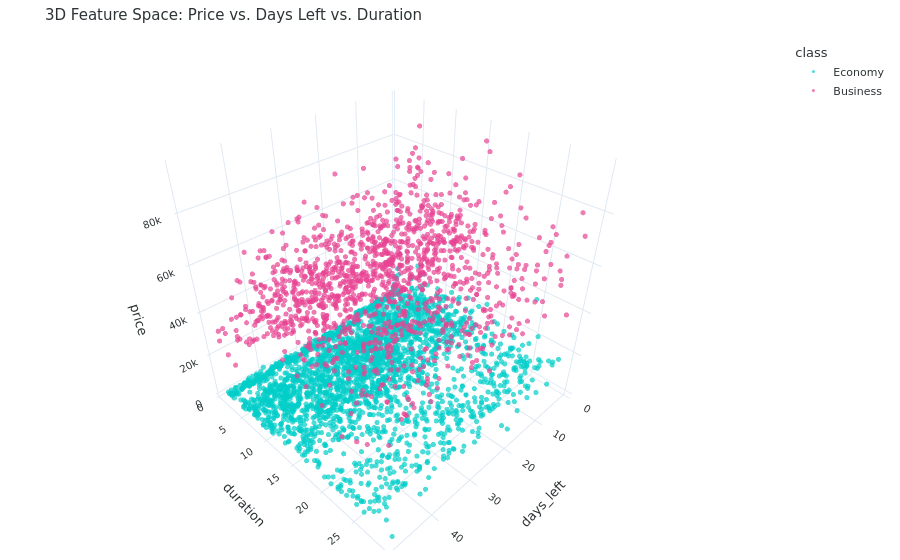
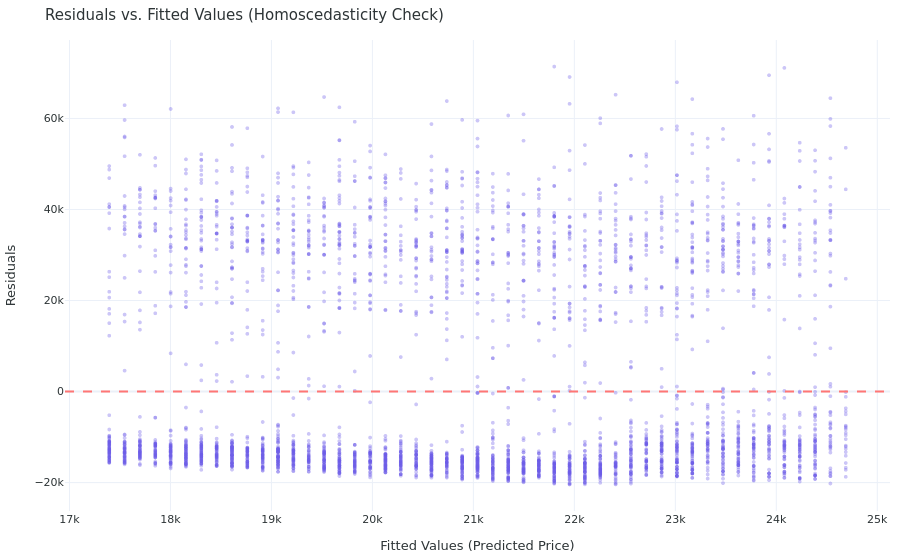

Notebook code cell kept with these figures, in order:
### Markdown cell above
## 6. Exploratory plots

### Code cell
# Set global aesthetic styling for Seaborn/Matplotlib
plt.rcParams['font.sans-serif'] = 'DejaVu Sans'
plt.rcParams['axes.edgecolor'] = '#cccccc'
plt.rcParams['axes.linewidth'] = 0.8

# Soft aesthetic palette
custom_palette = ["#6C5CE7", "#00CEC9", "#FF7675", "#FDCB6E", "#E84393", "#00B894"]
sns.set_theme(style="white", palette=custom_palette)

# ==============================================================================
# PART 1: AESTHETIC BOXPLOT ON ORIGINAL DATA
# ==============================================================================
print("=== GENERATING AESTHETIC BOXPLOT FOR ORIGINAL DATA ===")

fig, ax = plt.subplots(figsize=(12, 6), dpi=120)
fig.patch.set_facecolor('#FAFAFA')
ax.set_facecolor('#FAFAFA')

sns.boxplot(
    data=df_original, 
    x='airline', 
    y='price', 
    hue='stops', 
    palette="pastel",
    fliersize=2,
    linewidth=1.2,
    ax=ax
)

ax.set_title("Original Data: Flight Price Distribution across Airlines by Stops", fontsize=14, fontweight='bold', pad=15, color='#2D3436')
ax.set_xlabel("Airline Carrier", fontsize=11, fontweight='normal', color='#636E72')
ax.set_ylabel("Price (INR)", fontsize=11, fontweight='normal', color='#636E72')
ax.spines['top'].set_visible(False)
ax.spines['right'].set_visible(False)
ax.grid(axis='y', linestyle='--', alpha=0.5, color='#B2BEC3')
plt.legend(title="Stops", frameon=True, facecolor='white', edgecolor='none')
plt.tight_layout()
plt.show()

# ==============================================================================
# PART 2: AESTHETIC PLOTS FOR REGRESSION & HYPOTHESIS TESTING
# ==============================================================================
print("=== GENERATING AESTHETIC PLOTS FOR REGRESSION & HYPOTHESIS TESTING ===")

# ------------------------------------------------------------------------------
# PLOT 1: Minimalist Regplot - Price vs. Days Left
# ------------------------------------------------------------------------------
fig, ax = plt.subplots(figsize=(10, 5), dpi=120)
fig.patch.set_facecolor('#FAFAFA')
ax.set_facecolor('#FAFAFA')

sns.regplot(
    data=df.sample(min(10000, len(df)), random_state=42), 
    x='days_left', 
    y='price', 
    scatter_kws={'alpha': 0.15, 'color': '#6C5CE7', 's': 15}, 
    line_kws={'color': '#D63031', 'linewidth': 2.5},
    # Removed lowess=True to avoid statsmodels requirement
    ax=ax
)

ax.set_title("Regression Diagnostic: Price vs. Days Left Before Departure", fontsize=13, fontweight='bold', pad=15, color='#2D3436')
ax.set_xlabel("Days Left Before Departure", fontsize=11, color='#636E72')
ax.set_ylabel("Price (INR)", fontsize=11, color='#636E72')
ax.spines['top'].set_visible(False)
ax.spines['right'].set_visible(False)
ax.grid(axis='both', linestyle='--', alpha=0.4, color='#B2BEC3')
plt.tight_layout()
plt.show()

# ------------------------------------------------------------------------------
# PLOT 2: Pastel Violin Plot - Departure Time vs. Price (ANOVA Prep)
# ------------------------------------------------------------------------------
fig, ax = plt.subplots(figsize=(10, 5), dpi=120)
fig.patch.set_facecolor('#FAFAFA')
ax.set_facecolor('#FAFAFA')

sns.violinplot(
    data=df, 
    x='departure_time', 
    y='price', 
    hue='departure_time',
    legend=False,
    palette="Set3", 
    inner='quartile',
    linewidth=1,
    ax=ax
)

ax.set_title("Hypothesis Testing Prep: Price Variance across Departure Slots", fontsize=13, fontweight='bold', pad=15, color='#2D3436')
ax.set_xlabel("Departure Time Slot", fontsize=11, color='#636E72')
ax.set_ylabel("Price (INR)", fontsize=11, color='#636E72')
ax.spines['top'].set_visible(False)
ax.spines['right'].set_visible(False)
ax.grid(axis='y', linestyle='--', alpha=0.4, color='#B2BEC3')
plt.tight_layout()
plt.show()

# ------------------------------------------------------------------------------
# PLOT 3: Modern Correlation Heatmap
# ------------------------------------------------------------------------------
fig, ax = plt.subplots(figsize=(8, 6), dpi=120)
fig.patch.set_facecolor('#FAFAFA')

numeric_cols = df.select_dtypes(include=[np.number]).columns
corr_matrix = df[numeric_cols].corr()

# Mask for upper triangle for clean visual aesthetic
mask = np.triu(np.ones_like(corr_matrix, dtype=bool))

sns.heatmap(
    corr_matrix, 
    mask=mask,
    annot=True, 
    fmt=".2f", 
    cmap="mako", 
    vmin=-1, 
    vmax=1, 
    square=True, 
    linewidths=1.5,
    cbar_kws={'shrink': 0.8, 'label': 'Pearson Correlation'},
    ax=ax
)

ax.set_title("Multicollinearity Check: Correlation Heatmap", fontsize=13, fontweight='bold', pad=15, color='#2D3436')
plt.tight_layout()
plt.show()

# ------------------------------------------------------------------------------
# PLOT 4: Plotly 3D Scatter with Dark/Aesthetic Template
# ------------------------------------------------------------------------------
fig_3d = px.scatter_3d(
    df.sample(min(4000, len(df)), random_state=42), 
    x='days_left',
    y='duration',
    z='price',
    color='class',
    color_discrete_map={'Economy': '#00CEC9', 'Business': '#E84393'},
    opacity=0.7,
    title="3D Feature Space: Price vs. Days Left vs. Duration",
    template="plotly_white"
)

fig_3d.update_traces(marker=dict(size=3))
fig_3d.update_layout(
    font=dict(family="DejaVu Sans", size=11, color="#2D3436"),
    margin=dict(l=10, r=10, b=10, t=40)
)
fig_3d.show()

# ------------------------------------------------------------------------------
# PLOT 5: Plotly Minimalist Residuals Plot
# ------------------------------------------------------------------------------
x = df['days_left']
y = df['price']
slope, intercept = np.polyfit(x, y, 1)
y_pred = slope * x + intercept
residuals = y - y_pred

df_res = pd.DataFrame({'fitted': y_pred, 'residuals': residuals}).sample(4000, random_state=42)

fig_residuals = px.scatter(
    df_res,
    x='fitted', 
    y='residuals',
    labels={'fitted': 'Fitted Values (Predicted Price)', 'residuals': 'Residuals'},
    title="Residuals vs. Fitted Values (Homoscedasticity Check)",
    template="plotly_white",
    color_discrete_sequence=['#6C5CE7'],
    opacity=0.35
)

fig_residuals.add_hline(y=0, line_dash="dash", line_color="#FF7675", line_width=2)
fig_residuals.update_traces(marker=dict(size=4))
fig_residuals.update_layout(
    font=dict(family="DejaVu Sans", size=11, color="#2D3436"),
    margin=dict(l=10, r=10, b=10, t=40)
)
fig_residuals.show()

### Figure 1 — Plotly figure (JSON) as saved in the notebook; plotly's stock layout.template omitted (floating-point values rounded to 4 significant figures; data arrays with more than 128 entries replaced by an {"elided": "..."} marker saying what was removed)
{"data": [{"hovertemplate": "class=Economy<br>days_left=%{x}<br>duration=%{y}<br>price=%{z}<extra></extra>", "legendgroup": "Economy", "marker": {"color": "#00CEC9", "opacity": 0.7, "size": 3, "symbol": "circle"}, "mode": "markers", "name": "Economy", "scene": "scene", "showlegend": true, "type": "scatter3d", "x": {"elided": "2676 int values"}, "y": {"elided": "2676 float values"}, "z": {"elided": "2676 int values"}}, {"hovertemplate": "class=Business<br>days_left=%{x}<br>duration=%{y}<br>price=%{z}<extra></extra>", "legendgroup": "Business", "marker": {"color": "#E84393", "opacity": 0.7, "size": 3, "symbol": "circle"}, "mode": "markers", "name": "Business", "scene": "scene", "showlegend": true, "type": "scatter3d", "x": {"elided": "1324 int values"}, "y": {"elided": "1324 float values"}, "z": {"elided": "1324 int values"}}], "layout": {"font": {"color": "#2D3436", "family": "DejaVu Sans", "size": 11}, "legend": {"title": {"text": "class"}, "tracegroupgap": 0}, "margin": {"b": 10, "l": 10, "r": 10, "t": 40}, "scene": {"domain": {"x": [0.0, 1.0], "y": [0.0, 1.0]}, "xaxis": {"title": {"text": "days_left"}}, "yaxis": {"title": {"text": "duration"}}, "zaxis": {"title": {"text": "price"}}}, "title": {"text": "3D Feature Space: Price vs. Days Left vs. Duration"}}}

### Figure 2 — Plotly figure (JSON) as saved in the notebook; plotly's stock layout.template omitted (floating-point values rounded to 4 significant figures; data arrays with more than 128 entries replaced by an {"elided": "..."} marker saying what was removed)
{"data": [{"hovertemplate": "Fitted Values (Predicted Price)=%{x}<br>Residuals=%{y}<extra></extra>", "legendgroup": "", "marker": {"color": "#6C5CE7", "opacity": 0.35, "size": 4, "symbol": "circle"}, "mode": "markers", "name": "", "showlegend": false, "type": "scattergl", "x": {"elided": "4000 float values"}, "xaxis": "x", "y": {"elided": "4000 float values"}, "yaxis": "y"}], "layout": {"font": {"color": "#2D3436", "family": "DejaVu Sans", "size": 11}, "legend": {"tracegroupgap": 0}, "margin": {"b": 10, "l": 10, "r": 10, "t": 40}, "shapes": [{"line": {"color": "#FF7675", "dash": "dash", "width": 2}, "type": "line", "x0": 0, "x1": 1, "xref": "x domain", "y0": 0, "y1": 0, "yref": "y"}], "title": {"text": "Residuals vs. Fitted Values (Homoscedasticity Check)"}, "xaxis": {"anchor": "y", "domain": [0.0, 1.0], "title": {"text": "Fitted Values (Predicted Price)"}}, "yaxis": {"anchor": "x", "domain": [0.0, 1.0], "title": {"text": "Residuals"}}}}
